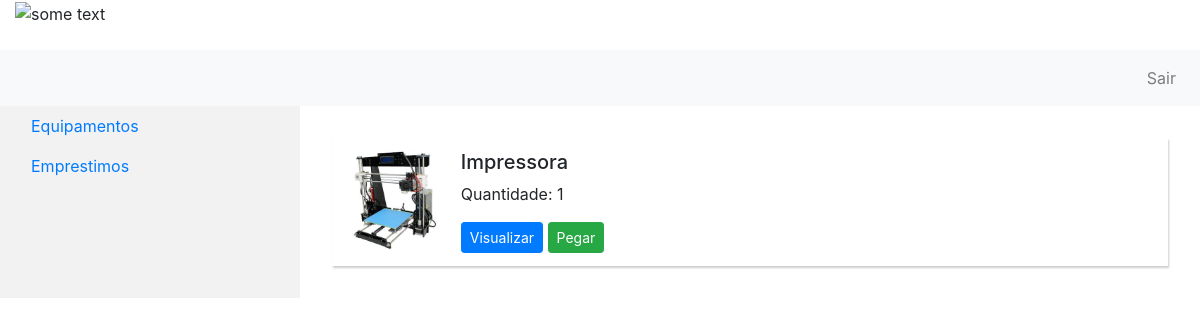
The page /equipamentos on the database its author committed.
### controle/models.py (models this page shows)
class Item(models.Model):
    nome = models.CharField(max_length=50)
    quantidade = models.IntegerField()
    tipo = models.ForeignKey(TipoEquipamento, on_delete=models.CASCADE)
    imagem = models.FileField(upload_to='documents/%Y/%m/%d', default='documents/1111/sem_foto.jpg')

### controle/views.py (the view)
# urls.py: path('equipamentos', views.exibir_equipamentos, name='equipamentos'),
def exibir_equipamentos(request):
    return render(request, 'equipamentos/listar.html',
                  {'itens': Item.objects.all(), 'user_logado': get_usuario_logado(request)})

### controle/views.py (called while the page is built)
def get_usuario_logado(request):
    return request.user

### controle/templates/equipamentos/listar.html
{% extends 'base.html' %}
{% block 'content' %}
  {% if itens %}
  <ul class="list-unstyled">
    {% for item in itens %}
      {% include 'equipamentos/preview.html' with item=item %}
    {% endfor %}
  </ul>
  {% else %}
    <p style="font-size: 30px; font-weight: bold; text-align:center">Nenhum item encontrado <br> :( </p>
  {% endif %}
{% endblock %}

### controle/templates/equipamentos/preview.html (shortened to what this page needs)
<li class="media item-preview">
    <img  src="{{ item.imagem.url }}" alt="{{ item.nome }}" class="mr-3" width="100">
    <div class="media-body">
    <h5 class="nome">{{item.nome}} </h5>
    <p class="price">Quantidade: {{ item.quantidade }}</p>
    <a class="btn btn-sm btn-primary"  href="{% url 'equipamento' item.id %}">Visualizar</a>
    <a class="btn btn-sm btn-success" href=# >Pegar</a>
  </div>
</li>

### controle/templates/base.html (style rules this page uses)
.item-preview { box-shadow: rgba(0, 0, 0, .2) 1px 2px 2px; margin: 1em; padding: .8em; }

### rows shown on the page
Item: imagem (picture), nome "Impressora", quantidade "1"
